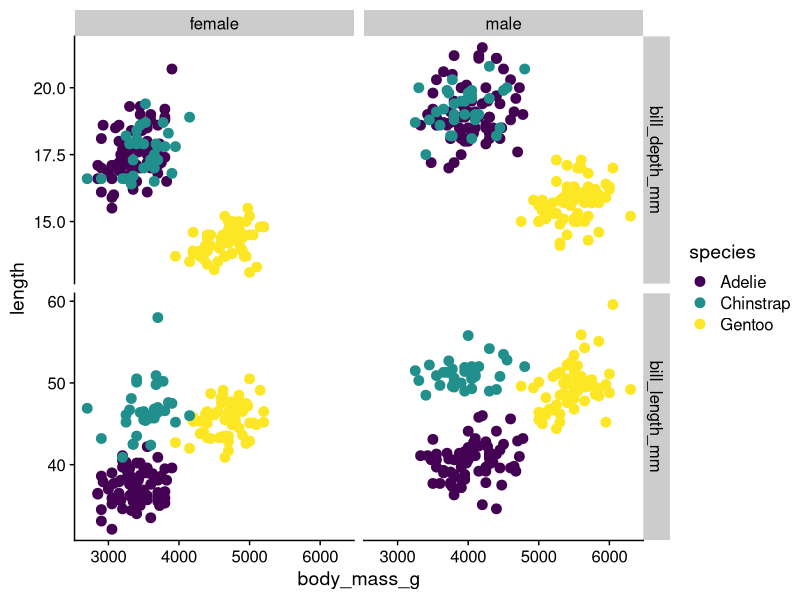
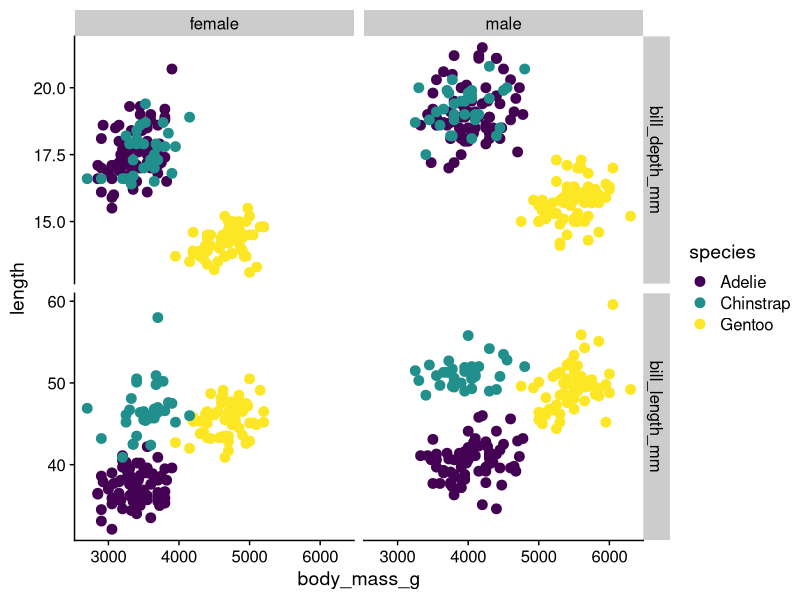
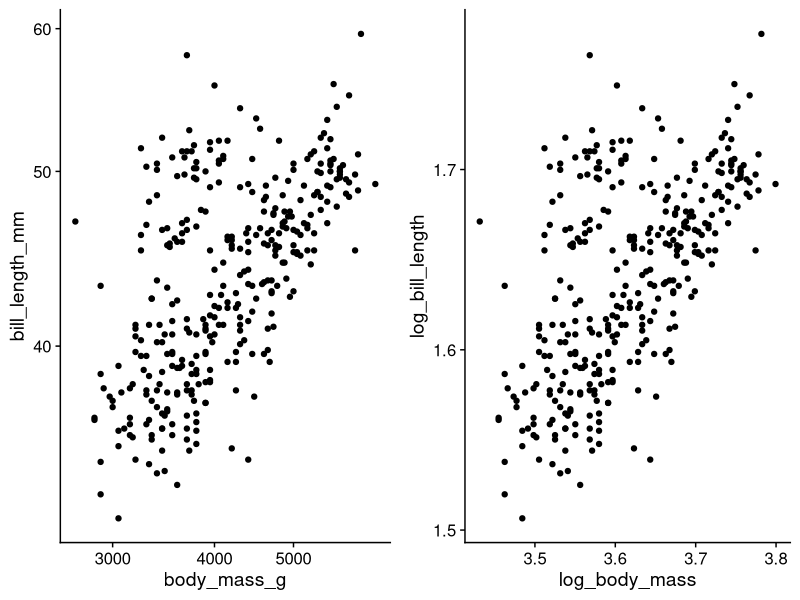
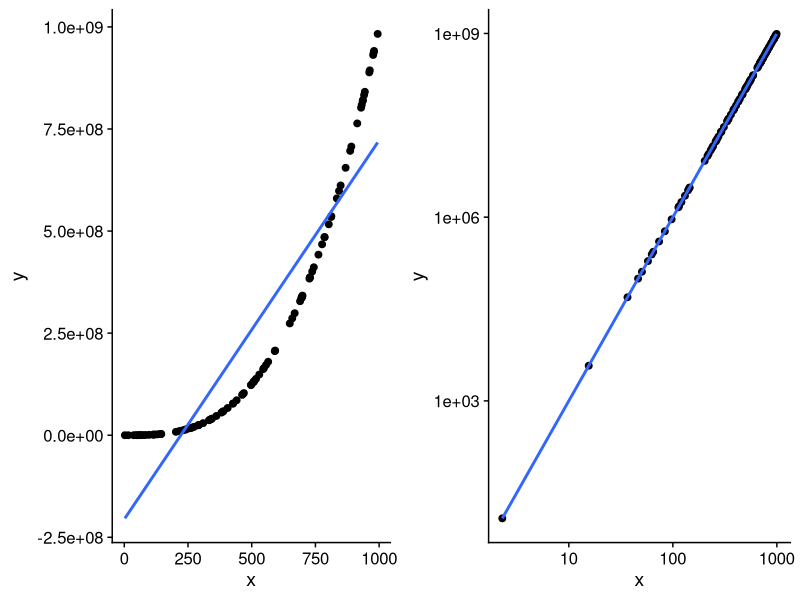
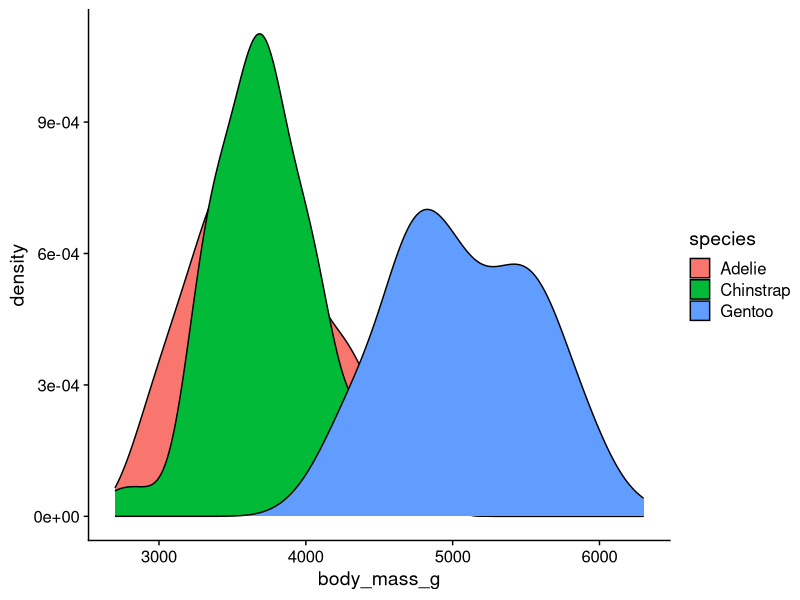
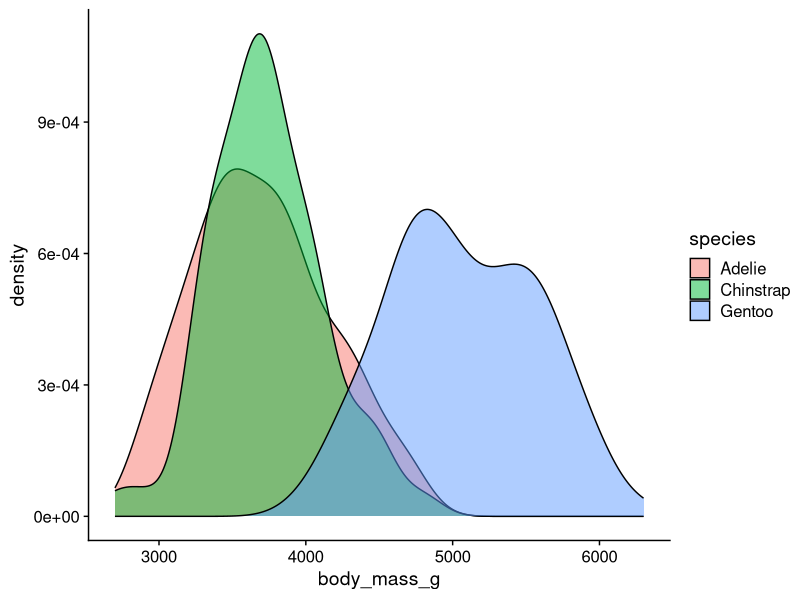
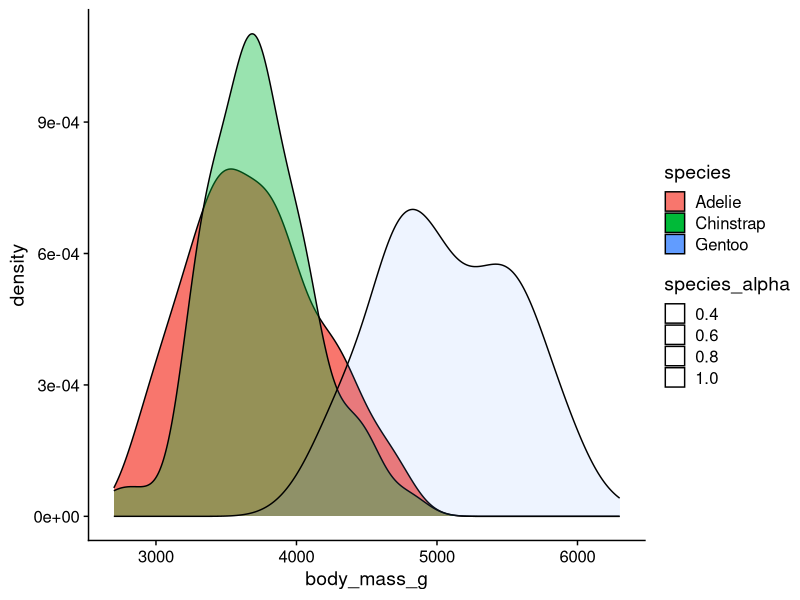
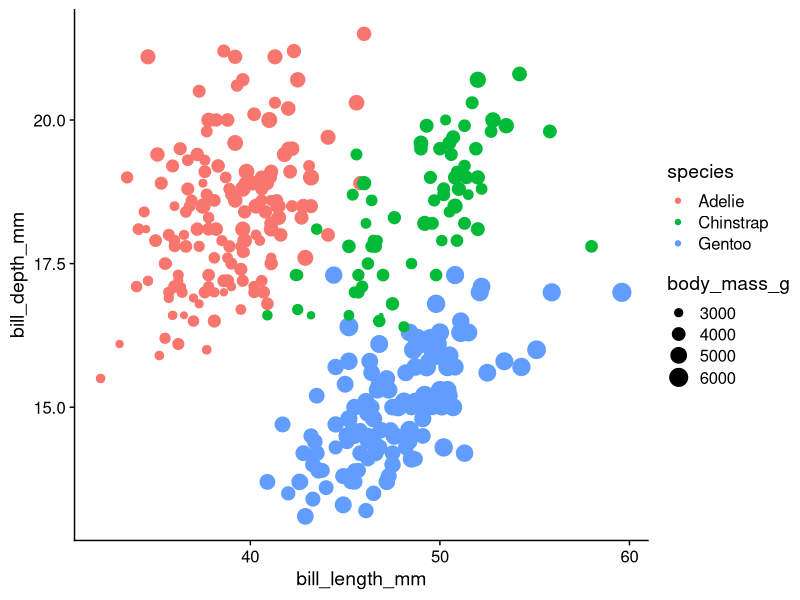

The R script that drew these images, in order:
## ---- chunk 1
library(tidyverse)
library(cowplot)
theme_set(theme_cowplot())

library(palmerpenguins)
island_data <- tibble(
  island = as.character(levels(penguins$island)),
  latitude = c(-64.766667, -65.433333, -64.733333),
  longitude = c( -64.083333, -65.5, -64.233333)
)
## ---- chunk 2

set.seed(624221)

sample(letters, 5)
sample(letters, 5)

set.seed(624221)

sample(letters, 5)
## ---- chunk 3
library(palmerpenguins)
head(penguins)
## ---- chunk 4
island_data
## ---- chunk 5
penguins_long <- penguins %>%
  select(species, sex, body_mass_g, bill_length_mm, bill_depth_mm) %>% 
  pivot_longer(cols = -c(species, sex, body_mass_g),
               names_to = "bill_measure",
               values_to = "length") %>% 
  drop_na()

ggplot(penguins_long, aes(x = body_mass_g, y = length, color = species)) +
  geom_point(size = 3) +
  scale_colour_viridis_d() +
  facet_grid(bill_measure ~ sex, scales = "free_y")
## ---- chunk 6
penguins_long <- penguins %>%
  select(species, sex, body_mass_g, bill_length_mm, bill_depth_mm) %>% 
  pivot_longer(cols = c(bill_length_mm, bill_depth_mm),
               names_to = "bill_measure",
               values_to = "length") %>% 
  drop_na()
## ---- chunk 7
penguins_long <- penguins %>%
  select(species, sex, body_mass_g, bill_length_mm, bill_depth_mm) %>% 
  pivot_longer(cols = -c(species, sex, body_mass_g),
               names_to = "bill_measure",
               values_to = "length") %>% 
  drop_na()
## ---- chunk 8
penguins_long
## ---- chunk 9
ggplot(penguins_long, aes(x = body_mass_g, y = length, color = species)) +
  geom_point(size = 3) +
  scale_colour_viridis_d() +
  facet_grid(bill_measure ~ sex, scales = "free_y")
## ---- chunk 10
penguins_long <- penguins_long %>% 
  mutate(bill_measure = str_remove(bill_measure, "_mm"),
         bill_measure = str_remove(bill_measure, "bill_"))

head(penguins_long)
## ---- chunk 11
penguins_long %>% 
  pivot_wider(id_cols = c(species, sex, body_mass_g),
              names_from = bill_measure, values_from = length)
## ---- chunk 12
penguins_long %>% 
  group_by(species, sex, body_mass_g) %>% 
  tally()
## ---- chunk 13
island_data
## ---- chunk 14
intersect(colnames(penguins), colnames(island_data))
## ---- chunk 15
left_join(penguins, island_data)
## ---- chunk 16
penguins <- penguins %>% 
  mutate(log_bill_length = log10(bill_length_mm),
         log_bill_depth = log10(bill_depth_mm))

str(penguins)
## ---- chunk 17
penguins$log_body_mass <- log10(penguins$body_mass_g)

str(penguins)
## ---- chunk 18
penguins %>% 
  group_by(species, sex, island) %>% 
  summarize(mean_log_mass = mean(log_body_mass),
            mean_log_bill_length = mean(log_bill_length))
## ---- chunk 19
penguins %>% 
  drop_na(sex) %>% 
  group_by(species, sex, island) %>% 
  summarize(mean_log_mass = mean(log_body_mass),
            mean_log_bill_length = mean(log_bill_length))
## ---- chunk 20
penguins %>% 
  drop_na(sex) %>% 
  group_by(species, sex, island) %>% 
  summarize(mean_log_mass = mean(log_body_mass),
            mean_log_bill_length = mean(log_bill_length),
            .groups = "drop")
## ---- chunk 21
p1 <- ggplot(penguins, aes(body_mass_g, bill_length_mm)) +
  geom_point() +
  scale_x_log10() +
  scale_y_log10()

p2 <- ggplot(penguins, aes(log_body_mass, log_bill_length)) +
  geom_point()

plot_grid(p1, p2, ncol = 2)
## ---- chunk 22
set.seed(8538476)
D <- tibble(x = runif(100, 1, 1e3),
            y = x ^ 3)
p1 <- ggplot(D, aes(x, y)) +
  geom_point(size = 2) +
  geom_smooth(formula = y ~ x, se = FALSE, method = "lm")

p2 <- ggplot(D, aes(x, y)) +
  geom_point(size = 2) +
  scale_x_log10() +
  scale_y_log10() +
  geom_smooth(formula = y ~ x, se = FALSE, method = "lm")

plot_grid(p1, p2, ncol = 2)
## ---- chunk 23
penguins <- penguins %>% 
  drop_na(body_mass_g)
## ---- chunk 24
ggplot(penguins, aes(body_mass_g, fill = species)) +
  geom_density()
## ---- chunk 25
ggplot(penguins, aes(body_mass_g, fill = species)) +
  geom_density(alpha = 0.5)
## ---- chunk 26
penguins <- penguins %>% 
  mutate(species_alpha = case_when(
    species == "Adelie" ~ 1,
    species == "Chinstrap" ~ 0.5,
    species == "Gentoo" ~ 0.25
  ))
penguins %>% select(species, species_alpha) %>% slice_sample(n = 10)
## ---- chunk 27
ggplot(penguins, aes(body_mass_g, fill = species,
                     alpha = species_alpha)) +
  geom_density()
## ---- chunk 28
ggplot(penguins, aes(bill_length_mm, bill_depth_mm, color = species,
                     size = body_mass_g)) +
  geom_point()
## ---- chunk 29
tibble(y = 0:6,
       d = dbinom(y, size = 6, prob = 0.5)) %>% 
  ggplot(aes(y, d)) +
  geom_bar(stat = "identity") +
  scale_x_continuous(breaks = 0:6)+
  labs(title = "Binomial(0:6, 6, 0.5)",
       y = "Density",
       x = "Successes")
## ---- chunk 30
tibble(y = seq(-5, 5, length.out = 200),
       d = dnorm(y)) %>% 
  ggplot(aes(y, d)) +
  geom_line() +
  labs(title = "Standard Normal Distribution",
       y = "Density")
## ---- chunk 31
set.seed(2389749)

runif(n = 10, min = 0, max = 1)
## ---- chunk 32
y <- tibble(y = runif(n = 1e6, min = 0, max = 1))
## ---- chunk 33
ggplot(y, aes(y)) +
  geom_histogram(bins = 20)
## ---- chunk 34
ggplot(y, aes(y)) +
  geom_density() +
  labs(y = "Density")
## ---- chunk 35
d <- tibble(
  y = seq(0, 1, length.out = 200),
  d = dunif(y, min = 0, max = 1))
head(d)
## ---- chunk 36
ggplot(d, aes(y, d)) +
  geom_line() +
  labs(title = "min = 0, max = 1",
       y = "Density")
## ---- chunk 37
d <- tibble(
  y = seq(0, 10, length.out = 200),
  d = dunif(y, min = 0, max = 10))
## ---- chunk 38
ggplot(d, aes(y, d)) +
  geom_line()  +
  labs(title = "min = 0, max = 10",
       y = "Density")
## ---- chunk 39
dd <- rnorm(1e4)
hist(dd)
abline(v = -1, col = "red")
## ---- chunk 40
pnorm(-1)
length(which(dd <= -1))/length(dd)
